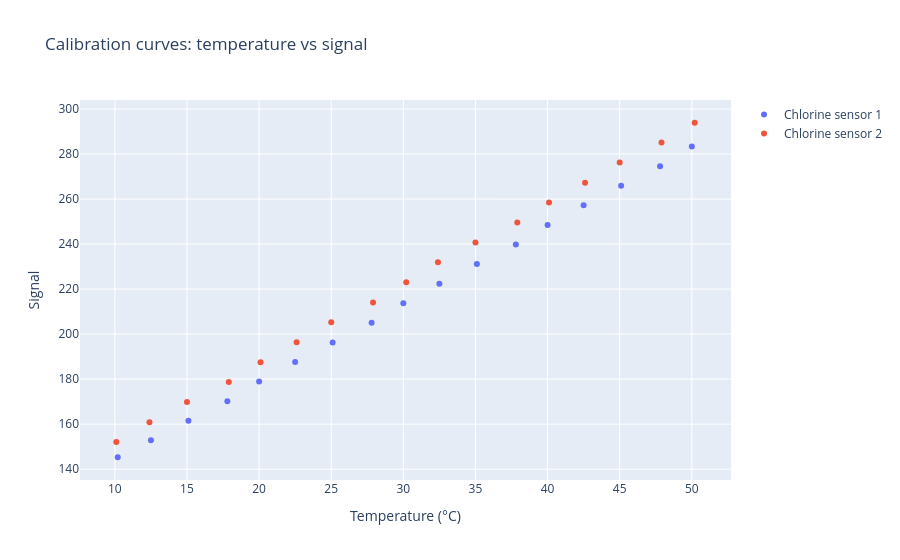

Notebook cell for this chart:
### Code cell
fig = go.Figure()

fig.add_trace(
    go.Scatter(
        x=df_electrode1["temperature"],
        y=df_electrode1["signal_raw"],
        mode="markers",
        name="Chlorine sensor 1",
    )
)

fig.add_trace(
    go.Scatter(
        x=df_electrode2["temperature"],
        y=df_electrode2["signal_raw"],
        mode="markers",
        name="Chlorine sensor 2",
    )
)

fig.update_layout(
    title="Calibration curves: temperature vs signal",
    xaxis_title="Temperature (°C)",
    yaxis_title="Signal",
)

fig.show()

### Figure 1 — Plotly figure (JSON) as saved in the notebook; plotly's stock layout.template omitted (floating-point values rounded to 4 significant figures)
{"data": [{"mode": "markers", "name": "Chlorine sensor 1", "type": "scatter", "x": [10.2, 12.5, 15.1, 17.8, 20.0, 22.5, 25.1, 27.8, 30.0, 32.5, 35.1, 37.8, 40.0, 42.5, 45.1, 47.8, 50.0], "y": [145.3, 152.8, 161.5, 170.2, 178.9, 187.6, 196.3, 205.0, 213.7, 222.4, 231.1, 239.8, 248.5, 257.2, 265.9, 274.6, 283.3]}, {"mode": "markers", "name": "Chlorine sensor 2", "type": "scatter", "x": [10.1, 12.4, 15.0, 17.9, 20.1, 22.6, 25.0, 27.9, 30.2, 32.4, 35.0, 37.9, 40.1, 42.6, 45.0, 47.9, 50.2], "y": [152.1, 160.9, 169.8, 178.7, 187.5, 196.4, 205.3, 214.1, 223.0, 231.9, 240.7, 249.6, 258.5, 267.3, 276.2, 285.1, 293.9]}], "layout": {"title": {"text": "Calibration curves: temperature vs signal"}, "xaxis": {"title": {"text": "Temperature (°C)"}}, "yaxis": {"title": {"text": "Signal"}}}}
